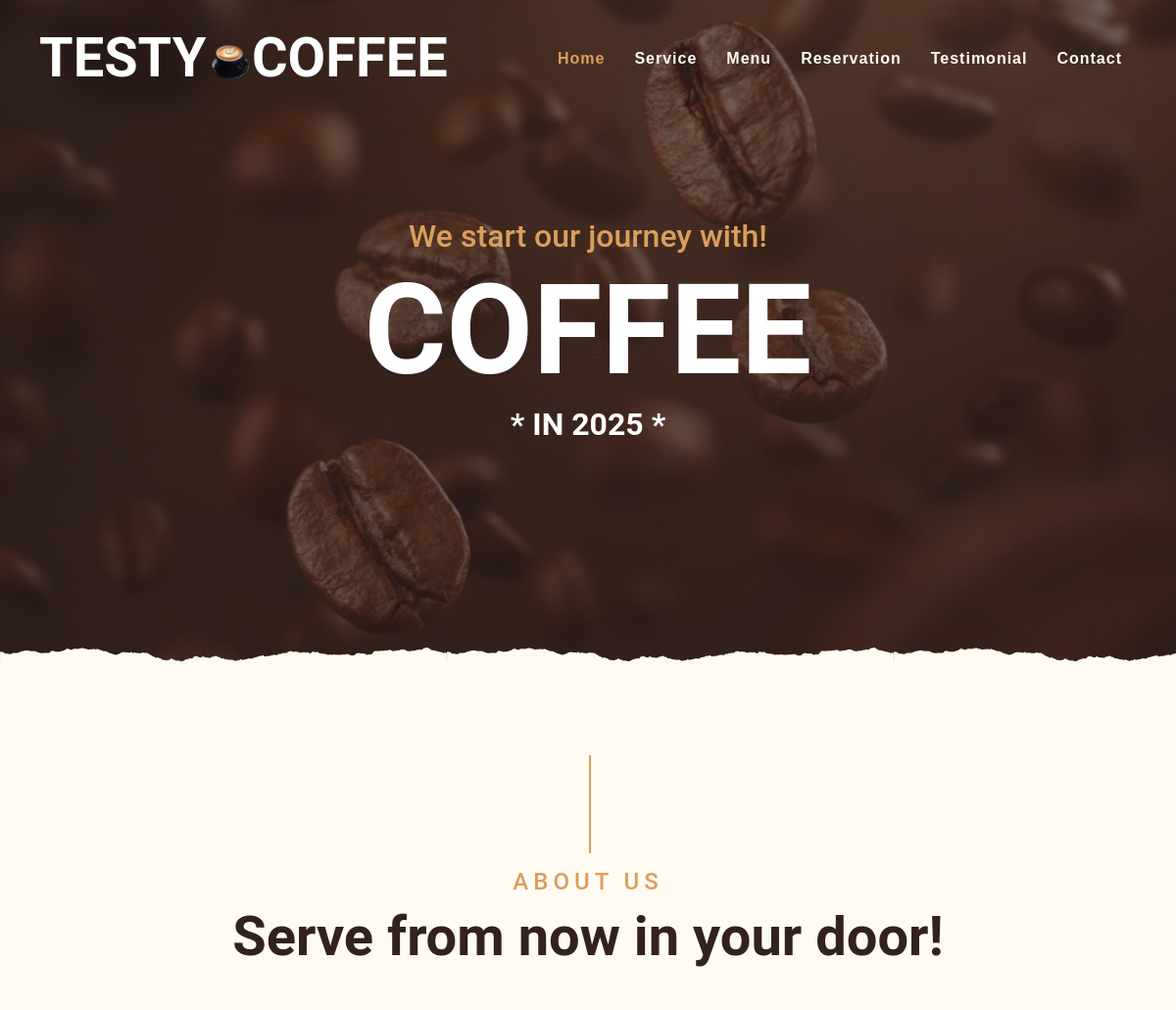
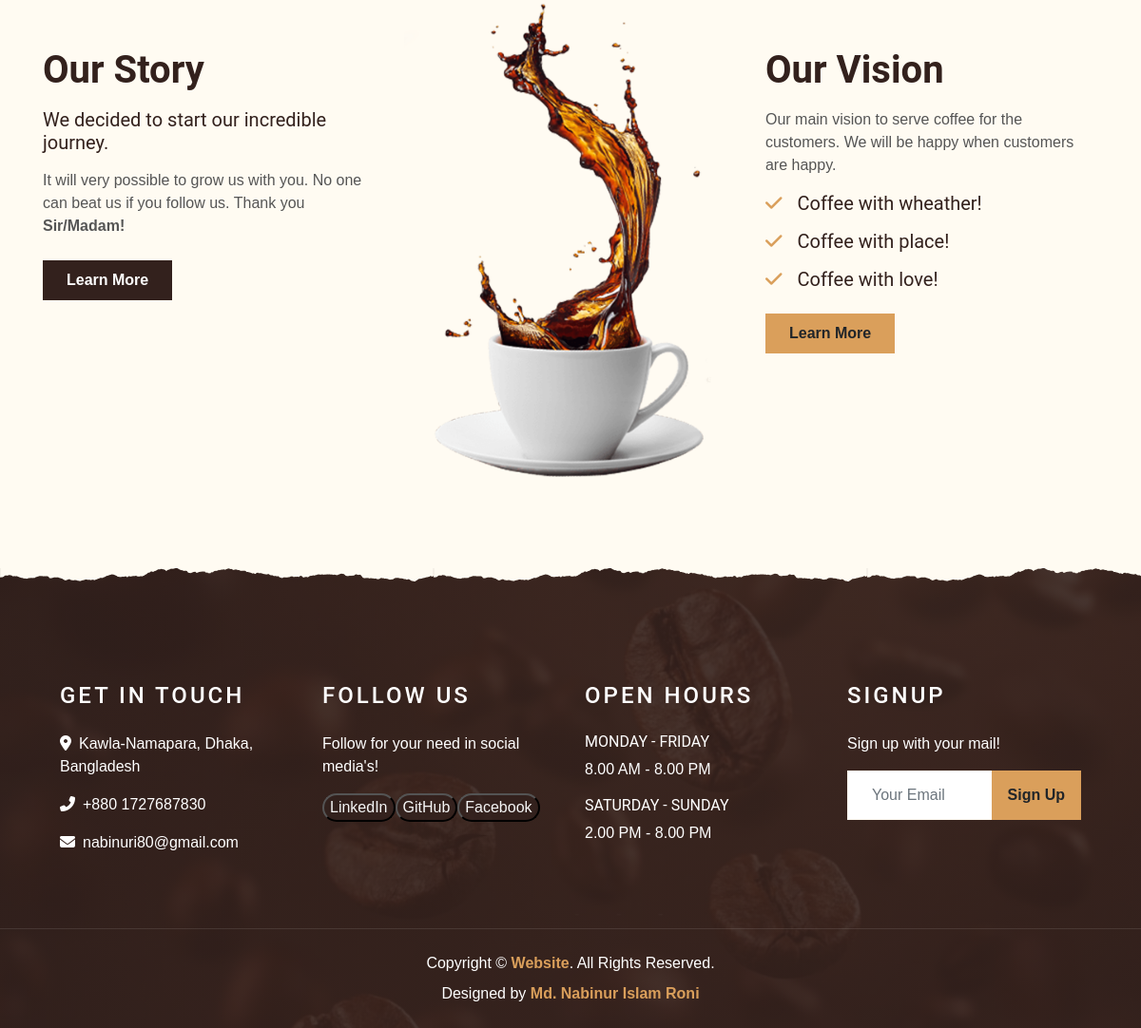
The page / on the database its author committed (2 pictures, top to bottom).
### header/models.py (models this page shows)
class All(models.Model):
    title=models.CharField(max_length=100,null=True,default=None,blank=True)
    favicon=models.ImageField(upload_to="",null=True,default=None,blank=True)
    logotext1=models.CharField(max_length=100,null=True,default=None,blank=True)
    logoimg=models.ImageField(upload_to="",null=True,default=None,blank=True)
    logotext2=models.CharField(max_length=100,null=True,default=None,blank=True)
    nav1=models.CharField(max_length=100,null=True,default=None,blank=True)
    nav2=models.CharField(max_length=100,null=True,default=None,blank=True)
    nav3=models.CharField(max_length=100,null=True,default=None,blank=True)
    nav4=models.CharField(max_length=100,null=True,default=None,blank=True)
    nav5=models.CharField(max_length=100,null=True,default=None,blank=True)
    nav6=models.CharField(max_length=100,null=True,default=None,blank=True)

### home/models.py (models this page shows)
class Carousel(models.Model):
    image=models.ImageField(upload_to="",null=True,default=None,blank=True)
    title=models.CharField(max_length=150,null=True,default=None,blank=True)
    name=models.CharField(max_length=150,null=True,default=None,blank=True)
    year=models.CharField(max_length=150,null=True,default=None,blank=True)

class About(models.Model):
    type=models.CharField(max_length=150,null=True,default=None,blank=True)
    title1=models.CharField(max_length=150,null=True,default=None,blank=True)
    name1=models.CharField(max_length=150,null=True,default=None,blank=True)
    title2=models.CharField(max_length=150,null=True,default=None,blank=True)
    des1=models.TextField(max_length=1000,null=True,default=None,blank=True)
    more1=models.CharField(max_length=150,null=True,default=None,blank=True)
    image=models.ImageField(upload_to="",null=True,default=None,blank=True)
    name2=models.CharField(max_length=150,null=True,default=None,blank=True)
    des2=models.TextField(max_length=1000,null=True,default=None,blank=True)
    title3=models.CharField(max_length=150,null=True,default=None,blank=True)
    title4=models.CharField(max_length=150,null=True,default=None,blank=True)
    title5=models.CharField(max_length=150,null=True,default=None,blank=True)
    more2=models.CharField(max_length=150,null=True,default=None,blank=True)

### footer/models.py (models this page shows)
class Allinfo(models.Model):
    title1=models.CharField(max_length=150,null=True,default=None,blank=True)
    addr=models.CharField(max_length=150,null=True,default=None,blank=True)
    phone=models.CharField(max_length=150,null=True,default=None,blank=True)
    email=models.EmailField(max_length=150,null=True,default=None,blank=True)
    title2=models.CharField(max_length=150,null=True,default=None,blank=True)
    text1=models.CharField(max_length=150,null=True,default=None,blank=True)
    link1=models.CharField(max_length=150,null=True,default=None,blank=True)
    link2=models.CharField(max_length=150,null=True,default=None,blank=True)
    link3=models.CharField(max_length=150,null=True,default=None,blank=True)
    title3=models.CharField(max_length=150,null=True,default=None,blank=True)
    week1=models.CharField(max_length=150,null=True,default=None,blank=True)
    shift1=models.CharField(max_length=150,null=True,default=None,blank=True)
    week2=models.CharField(max_length=150,null=True,default=None,blank=True)
    shift2=models.CharField(max_length=150,null=True,default=None,blank=True)
    title4=models.CharField(max_length=150,null=True,default=None,blank=True)
    text2=models.CharField(max_length=150,null=True,default=None,blank=True)
    placeholder=models.CharField(max_length=150,null=True,default=None,blank=True)
    button=models.CharField(max_length=150,null=True,default=None,blank=True)

class Designation(models.Model):
    copyright=models.CharField(max_length=150,null=True,default=None,blank=True)
    website=models.CharField(max_length=150,null=True,default=None,blank=True)
    text=models.CharField(max_length=150,null=True,default=None,blank=True)
    design=models.CharField(max_length=150,null=True,default=None,blank=True)
    name=models.CharField(max_length=150,null=True,default=None,blank=True)

### extratest/views.py (the view, shortened to what this page needs)
# urls.py: 2. Add a URL to urlpatterns:  path('', views.home, name='home')
def home(request):
    all=All.objects.first()
    allinfo=Allinfo.objects.first()
    d=Designation.objects.first()
    carousel=Carousel.objects.first()
    about=About.objects.first()
    data={
        'all':all,
        'allinfo':allinfo,
        'd':d,
        'carousel':carousel,
        'about':about,
    }
    return render(request, 'index.html',data)

### template/index.html
{% extends 'base.html' %}
{% block content %}
    <div class="container-fluid p-0 mb-5">
        <div id="blog-carousel" class="carousel slide overlay-bottom" data-ride="carousel">
            <div class="carousel-inner">
                <div class="carousel-item active">
                    <img class="w-100" src="{{carousel.image.url}}" alt="Image">
                    <div class="carousel-caption d-flex flex-column align-items-center justify-content-center">
                        <h2 class="text-primary font-weight-medium m-0">{{carousel.title}}</h2>
                        <h1 class="display-1 text-white m-0">{{carousel.name}}</h1>
                        <h2 class="text-white m-0">{{carousel.year}}</h2>
                    </div>
                </div>
            </div>
        </div>
    </div>
    <div class="container-fluid py-5">
        <div class="container">
            <div class="section-title">
                <h4 class="text-primary text-uppercase" style="letter-spacing: 5px;">{{about.type}}</h4>
                <h1 class="display-4">{{about.title1}}</h1>
            </div>
            <div class="row">
                <div class="col-lg-4 py-0 py-lg-5">
                    <h1 class="mb-3">{{about.name1}}</h1>
                    <h5 class="mb-3">{{about.title2}}</h5>
                    <p>{{about.des1 | safe}}</p>
                    <a href="" class="btn btn-secondary font-weight-bold py-2 px-4 mt-2">{{about.more1}}</a>
                </div>
                <div class="col-lg-4 py-5 py-lg-0" style="min-height: 500px;">
                    <div class="position-relative h-100">
                        <img class="position-absolute w-100 h-100" src="{{about.image.url}}" style="object-fit: cover;">
                    </div>
                </div>
                <div class="col-lg-4 py-0 py-lg-5">
                    <h1 class="mb-3">{{about.name2}}</h1>
                    <p>{{about.des2}}</p>
                    <h5 class="mb-3"><i class="fa fa-check text-primary mr-3"></i>{{about.title3}}</h5>
                    <h5 class="mb-3"><i class="fa fa-check text-primary mr-3"></i>{{about.title4}}</h5>
                    <h5 class="mb-3"><i class="fa fa-check text-primary mr-3"></i>{{about.title5}}</h5>
                    <a href="" class="btn btn-primary font-weight-bold py-2 px-4 mt-2">{{about.more2}}</a>
                </div>
            </div>
        </div>
    </div>
{% endblock %}

### template/header.html (shortened to what this page needs)
<!DOCTYPE html>
<html lang="en">
<head>
    <link href="/static/https://cdnjs.cloudflare.com/ajax/libs/font-awesome/5.10.0/css/all.min.css" rel="stylesheet">
    <link href="/static/lib/owlcarousel/assets/owl.carousel.min.css" rel="stylesheet">
    <link href="/static/lib/tempusdominus/css/tempusdominus-bootstrap-4.min.css" rel="stylesheet" />
    <link href="/static/css/style.css" rel="stylesheet">
</head>
<body>
    <div class="container-fluid p-0 nav-bar">
        <nav class="navbar navbar-expand-lg bg-none navbar-dark py-3">
            <a href="{% url 'home' %}" class="navbar-brand px-lg-4 m-0">
                <h1 class="m-0 display-4 text-uppercase text-white">{{all.logotext1}}<img style="width: 10%; border-radius: 20px;" src="{{all.logoimg.url}}" alt="">{{all.logotext2}}</h1>
            </a>
            <div class="collapse navbar-collapse justify-content-between" id="navbarCollapse">
                <div class="navbar-nav ml-auto p-4">
                    <a href="{% url 'home' %}" class="nav-item nav-link active">{{all.nav1}}</a>
                    <a href="{% url 'service' %}" class="nav-item nav-link">{{all.nav2}}</a>
                    <a href="{% url 'menu' %}" class="nav-item nav-link">{{all.nav3}}</a>
                    <a href="{% url 'reservation' %}" class="nav-item nav-link">{{all.nav4}}</a>
                    <a href="{% url 'testimonial' %}" class="nav-item nav-link">{{all.nav5}}</a>
                    <a href="{% url 'contact' %}" class="nav-item nav-link">{{all.nav6}}</a>
                </div>
                    </div>
                </div>

### template/footer.html (shortened to what this page needs)
    <div class="container-fluid footer text-white mt-5 pt-5 px-0 position-relative overlay-top">
        <div class="row mx-0 pt-5 px-sm-3 px-lg-5 mt-4">
            <div class="col-lg-3 col-md-6 mb-5">
                <h4 class="text-white text-uppercase mb-4" style="letter-spacing: 3px;">{{allinfo.title1}}</h4>
                <p><i class="fa fa-map-marker-alt mr-2"></i>{{allinfo.addr}}</p>
                <p><i class="fa fa-phone-alt mr-2"></i>{{allinfo.phone}}</p>
                <p class="m-0"><i class="fa fa-envelope mr-2"></i>{{allinfo.email}}</p>
            </div>
            <div class="col-lg-3 col-md-6 mb-5">
                <h4 class="text-white text-uppercase mb-4" style="letter-spacing: 3px;">{{allinfo.title2}}</h4>
                <p>{{allinfo.text1}}</p>
                <div class="d-flex justify-content-start">
                    <a href="https://www.linkedin.com/in/nabinur-islam-roni-46b894373?utm_source=share&utm_campaign=share_via&utm_content=profile&utm_medium=android_app" target="_blank">
                        <button style="background-color: rgba(51, 33, 29, .8); color: whitesmoke; border-radius: 30px;">{{allinfo.link1}}</button></a><br>
                    <a href="https://github.com/2210alphAroni" target="_blank"><button style="background-color: rgba(51, 33, 29, .8); border-radius: 30px; color: whitesmoke;">{{allinfo.link2}}</button></a><br>
                    <a href="https://www.facebook.com/ronystorys" target="_blank"><button style="background-color: rgba(51, 33, 29, .8); border-radius: 30px; color: whitesmoke;">{{allinfo.link3}}</button></a>
                </div>
            </div>
            <div class="col-lg-3 col-md-6 mb-5">
                <h4 class="text-white text-uppercase mb-4" style="letter-spacing: 3px;">{{allinfo.title3}}</h4>
                <div>
                    <h6 class="text-white text-uppercase">{{allinfo.week1}}</h6>
                    <p>{{allinfo.shift1}}</p>
                    <h6 class="text-white text-uppercase">{{allinfo.week2}}</h6>
                    <p>{{allinfo.shift2}}</p>
                </div>
            </div>
            <div class="col-lg-3 col-md-6 mb-5">
                <h4 class="text-white text-uppercase mb-4" style="letter-spacing: 3px;">{{allinfo.title4}}</h4>
                <p>{{allinfo.text2}}</p>
                <div class="w-100">
                    <form method="POST">
                        <div class="input-group">
                        <input type="email" name="email" class="form-control border-light" style="padding: 25px;" placeholder="{{allinfo.placeholder}}" required>
                        <div class="input-group-append">
                            <button class="btn btn-primary font-weight-bold px-3">{{allinfo.button}}</button>
                        </div>
                    </div>
                    </form>
                </div>
            </div>
        </div>
        <div class="container-fluid text-center text-white border-top mt-4 py-4 px-sm-3 px-md-5" style="border-color: rgba(256, 256, 256, .1) !important;">
            <p class="mb-2 text-white">{{d.copyright}} &copy; <a class="font-weight-bold" href="https://blog-site-using-html.vercel.app/" target="_blank">{{d.website}}</a>{{d.text}}</a></p>
            <p class="m-0 text-white">{{d.design}} <a class="font-weight-bold" href="https://github.com/2210alphAroni" target="_blank">{{d.name}}</a></a></p>
        </div>
    </div>
</body>
</html>

### rows shown on the page
All: logotext1 "TESTY", logoimg (picture), logotext2 "COFFEE", nav1 "Home", nav2 "Service", nav3 "Menu", nav4 "Reservation", nav5 "Testimonial", nav6 "Contact"
Carousel: image (picture), title "We start our journey with!", name "COFFEE", year "* IN 2025 *"
About: type "ABOUT US", title1 "Serve from now in your door!", name1 "Our Story", title2 "We decided to start our incredible journey.", des1 "It will very possible to grow us with you. No one can beat us if you follow us. Thank you Sir/Madam!", more1 "Learn More", image (picture), name2 "Our Vision", des2 "Our main vision to serve coffee for the customers. We will be happy when customers are happy.", title3 "Coffee with wheather!", title4 "Coffee with place!", title5 "Coffee with love!", more2 "Learn More"
Allinfo: title1 "GET IN TOUCH", addr "Kawla-Namapara, Dhaka, Bangladesh", phone "+880 1727687830", email "nabinuri80@gmail.com", title2 "FOLLOW US", text1 "Follow for your need in social media's!", link1 "LinkedIn", link2 "GitHub", link3 "Facebook", title3 "OPEN HOURS", week1 "MONDAY - FRIDAY", shift1 "8.00 AM - 8.00 PM", week2 "SATURDAY - SUNDAY", shift2 "2.00 PM - 8.00 PM", title4 "SIGNUP", text2 "Sign up with your mail!", email "Your Email", button "Sign Up"
Designation: copyright "Copyright", website "Website", text ". All Rights Reserved.", design "Designed by", name "Md. Nabinur Islam Roni"
